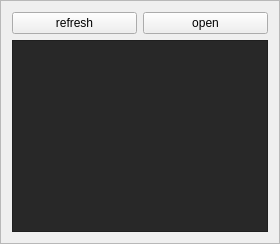
         <widget class="QFrame" name="loadingFrame">
          <property name="sizePolicy">
           <sizepolicy hsizetype="Ignored" vsizetype="Expanding">
            <horstretch>0</horstretch>
            <verstretch>0</verstretch>
           </sizepolicy>
          </property>
          <property name="styleSheet">
           <string notr="true"/>
          </property>
          <property name="frameShape">
           <enum>QFrame::StyledPanel</enum>
          </property>
          <property name="frameShadow">
           <enum>QFrame::Raised</enum>
          </property>
          <layout class="QGridLayout" name="gridLayout_2">
           <item row="0" column="0">
            <widget class="QPushButton" name="refreshButton">
             <property name="sizePolicy">
              <sizepolicy hsizetype="Minimum" vsizetype="Fixed">
               <horstretch>0</horstretch>
               <verstretch>0</verstretch>
              </sizepolicy>
             </property>
             <property name="text">
              <string>refresh</string>
             </property>
             <property name="autoDefault">
              <bool>true</bool>
             </property>
             <property name="flat">
              <bool>false</bool>
             </property>
            </widget>
           </item>
           <item row="0" column="1">
            <widget class="QPushButton" name="openFileButton">
             <property name="sizePolicy">
              <sizepolicy hsizetype="Minimum" vsizetype="Fixed">
               <horstretch>0</horstretch>
               <verstretch>0</verstretch>
              </sizepolicy>
             </property>
             <property name="text">
              <string>open</string>
             </property>
             <property name="autoDefault">
              <bool>true</bool>
             </property>
            </widget>
           </item>
           <item row="1" column="0" colspan="2">
            <widget class="QListWidget" name="dbList">
             <property name="sizePolicy">
              <sizepolicy hsizetype="MinimumExpanding" vsizetype="MinimumExpanding">
               <horstretch>0</horstretch>
               <verstretch>0</verstretch>
              </sizepolicy>
             </property>
             <property name="styleSheet">
              <string notr="true">background-color: #282828;</string>
             </property>
             <property name="sizeAdjustPolicy">
              <enum>QAbstractScrollArea::AdjustIgnored</enum>
             </property>
            </widget>
           </item>
          </layout>
         </widget>
